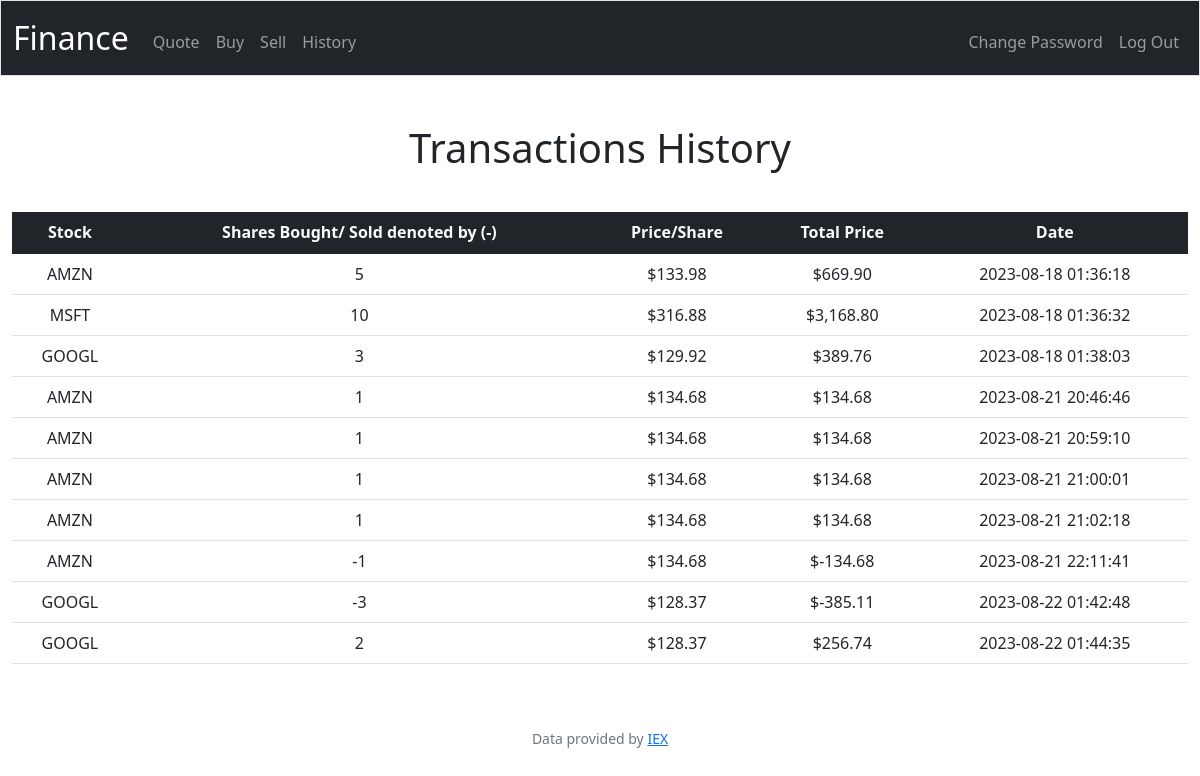
The app's page /history (signed in) with its own data.
### tables this page shows
CREATE TABLE transactions (id INTEGER PRIMARY KEY AUTOINCREMENT, user_id INTEGER, symbol TEXT, shares INTEGER, price FLOAT, date TIMESTAMP);

### app.py (the view)
@app.route("/history")
@login_required
def history():
    user_id = session["user_id"]
    user_transactions = db.execute(
        "SELECT * FROM transactions WHERE user_id = ? GROUP BY date", user_id)
    return render_template("history.html", transactions=user_transactions)

### app.py (called while the page is built)
@app.after_request
def after_request(response):
    response.headers["Cache-Control"] = "no-cache, no-store, must-revalidate"
    response.headers["Expires"] = 0
    response.headers["Pragma"] = "no-cache"
    return response

### helpers.py (called while the page is built)
def login_required(f):
    @wraps(f)
    def decorated_function(*args, **kwargs):
        if session.get("user_id") is None:
            return redirect("/login")
        return f(*args, **kwargs)
    return decorated_function

def usd(value):
    return f"${value:,.2f}"

### templates/history.html (shortened to what this page needs)
{% extends "layout.html" %}
{% block main %}
    <h1 class="text-center">Transactions History</h1>
    <table class="table">
      <thead class="bg-dark text-light">
        <tr>
          <th scope="col">Stock</th>
          <th scope="col">Shares Bought/ Sold denoted by (-)</th>
          <th scope="col">Price/Share</th>
          <th scope="col">Total Price</th>
          <th scope="col">Date</th>
        </tr>
      </thead>
      <tb>
      {% for transaction in transactions %}
      <tr>
        <td>{{ transaction.symbol }}</td>
        <td>{{ transaction.shares }}</td>
        <td>{{ transaction.price|usd }}</td>
        <td>{{ (transaction.shares * transaction.price)| usd }}</td>
        <td>{{ transaction.date }}</td>
      </tr>
      {% endfor %}
      </tb>
    </table>
{% endblock %}

### static/styles.css (style rules this page uses)
h1 { margin-bottom: 40px; }

### records on screen
transactions: (transaction.shares*transaction.price)|usd "$669.90"
transactions: (transaction.shares*transaction.price)|usd "$3,168.80"
transactions: (transaction.shares*transaction.price)|usd "$389.76"
transactions: (transaction.shares*transaction.price)|usd "$134.68"
transactions: (transaction.shares*transaction.price)|usd "$134.68"
transactions: (transaction.shares*transaction.price)|usd "$134.68"
transactions: (transaction.shares*transaction.price)|usd "$134.68"
transactions: (transaction.shares*transaction.price)|usd "$-134.68"
transactions: (transaction.shares*transaction.price)|usd "$-385.11"
transactions: (transaction.shares*transaction.price)|usd "$256.74"
